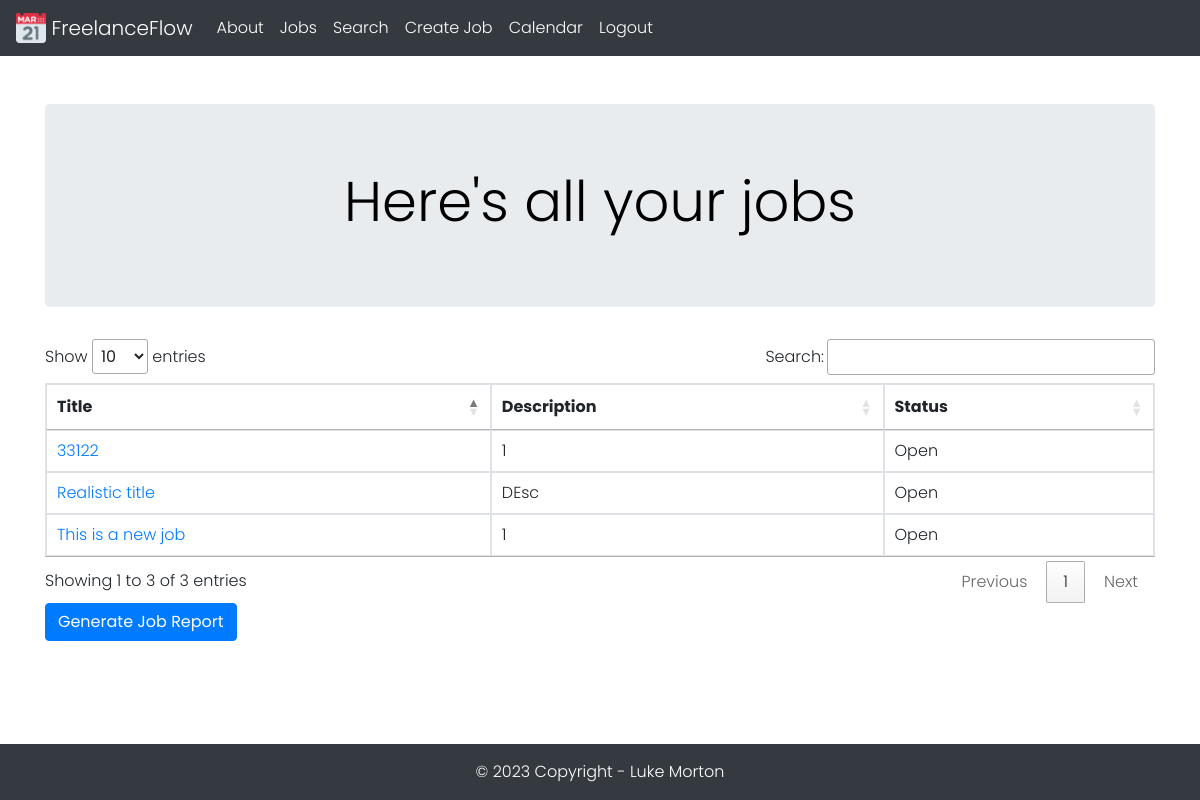
Before: /jobs (signed in) with the older database file.
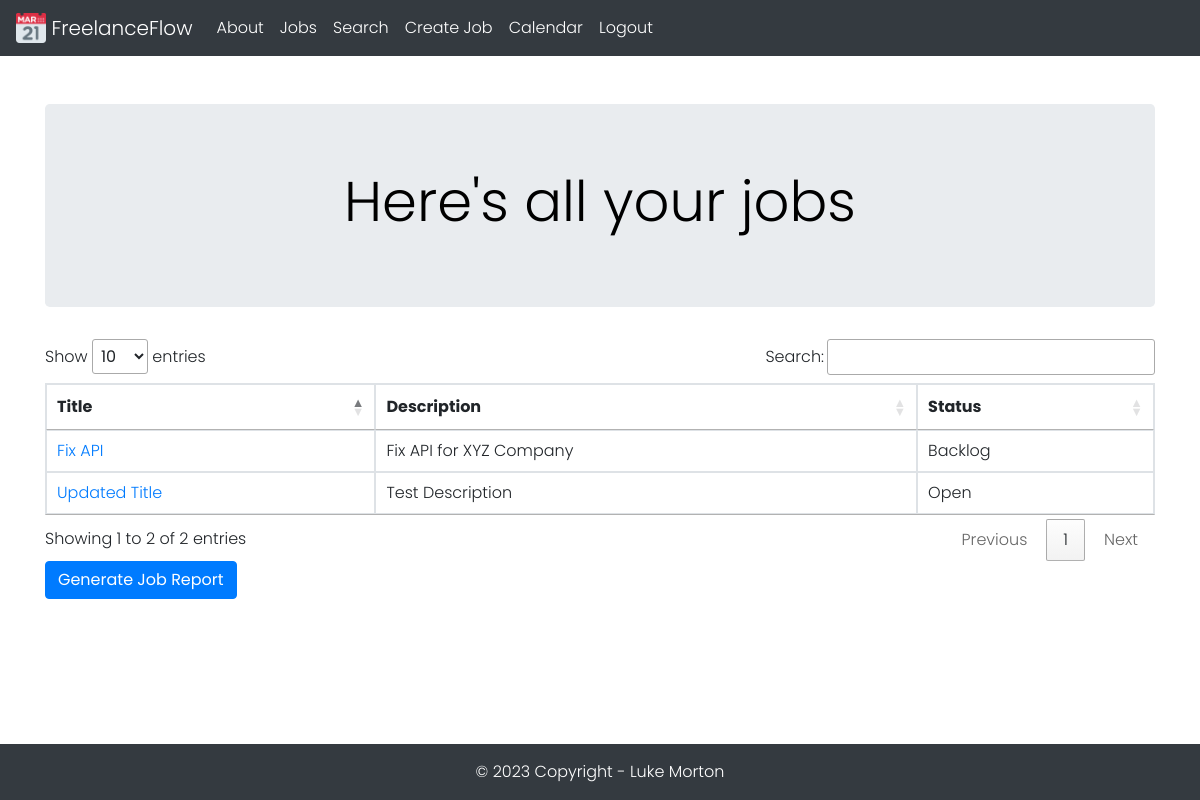
After: the same page with the newer database file.
### tables this page shows
CREATE TABLE Jobs (
    jobid INTEGER PRIMARY KEY AUTOINCREMENT,
    title TEXT NOT NULL,
    description TEXT NOT NULL,
    datecreated TEXT NOT NULL,
    deadline TEXT NOT NULL,
    status TEXT NOT NULL,
    quotation REAL NOT NULL,
    createdby INTEGER,
    FOREIGN KEY (createdby) REFERENCES Users(userid)
);

### application.py (the view)
@app.route('/jobs')
@login_required
def jobs():
    conn = database_connection()
    Jobs = conn.execute('SELECT * FROM Jobs WHERE createdby = ?', (current_user.id,)).fetchall()
    conn.close()
    if not Jobs:
        flash('Create your first job here!')
        return redirect(url_for('createjob'))
    else:
        return render_template('jobs.html', Jobs=Jobs)

### application.py (called while the page is built)
def database_connection():
    conn = sqlite3.connect('freelanceflow.db')
    conn.row_factory = sqlite3.Row
    return conn

@login_manager.user_loader
def load_user(user_id):
    conn = database_connection()
    user_data = conn.execute('SELECT * FROM Users WHERE userid = ?', (user_id,)).fetchone()
    conn.close()
    if user_data is None:
        return None
    user = User(user_data['userid'], user_data['emailaddress'], user_data['password'], user_data['firstname'], user_data['lastname'], user_data['username'], user_data['accounttype'])
    return user

### templates/jobs.html (shortened to what this page needs)
{% extends 'base.html' %}
{% block jumbotron_title %} Here's all your jobs {% endblock %}
{% block content %}
    <div class="container">
        <table id="job_table" class="table table-bordered table-hover">
            <thead>
                <tr>
                    <th>Title</th>
                    <th>Description</th>
                    <th>Status</th>
                </tr>
            </thead>
            <tbody>
                {% for Job in Jobs %}
                    <tr>
                        <td><a href="{{ url_for('job', job_id=Job['jobid']) }}">{{ Job['title'] }}</a></td>
                        <td>{{ Job['description'] }}</td>
                        <td>{{ Job['status'] }}</td>
                    </tr>
                {% endfor %}
            </tbody>
        </table>
        <a href="{{ url_for('generate_report') }}" class="btn btn-primary">Generate Job Report</a>
    </div>
{% endblock %}

### templates/base.html (shortened to what this page needs)
<!doctype html>
<html lang="en">
  <head>
    <link rel="stylesheet" href="https://cdn.jsdelivr.net/npm/bootstrap@4.4.1/dist/css/bootstrap.min.css">
    <link rel="stylesheet" href="https://cdn.datatables.net/1.13.6/css/jquery.dataTables.css">
    <link rel="stylesheet" href="../../static/css/style.css">
  </head>
  <body>
    <nav class="navbar navbar-expand-md navbar-dark bg-dark">
        <a class="navbar-brand" href="{{ url_for('index')}}">
          <img src="../../static/images/logo.png" width="30" height="30" class="d-inline-block align-top" alt="FreelanceFlow Logo">
          FreelanceFlow
        </a>
        <div class="collapse navbar-collapse" id="navbarNav">
            <ul class="navbar-nav">
              {% if current_user.is_authenticated %}
                <li class="nav-item active">
                  <a class="nav-link" href="{{ url_for('about')}}">About</a>
                </li>
                <li class="nav-item active">
                  <a class="nav-link" href="{{ url_for('jobs')}}">Jobs</a>
                </li>
                <li class="nav-item active">
                  <a class="nav-link" href="{{ url_for('search')}}">Search</a>
                </li>
                <li class="nav-item active">
                  <a class="nav-link" href="{{ url_for('createjob')}}">Create Job</a>
                </li>
                <li class="nav-item active">
                  <a class="nav-link" href="{{ url_for('calendar')}}">Calendar</a>
                </li>
                <li class="nav-item active">
                  <a class="nav-link" href="{{ url_for('logout')}}">Logout</a>
                </li>
              {% endif %}
            </ul>
        </div>
    </nav>
    <div class="content">
      <div class="container mt-5">
          <div class="jumbotron text-center">
              <h1 class="display-4">{% block jumbotron_title %}{% endblock %}</h1>
          </div>
      </div>
      {% block content %} {% endblock %}
    </div>
    <footer class="bg-dark text-white text-center text-lg-start fixed-bottom">
      <div class="text-center p-3">
        © 2023 Copyright - Luke Morton
      </div>
    </footer>
  </body>
</html>

### static/css/style.css (style rules this page uses)
* { margin: 0 }
html, body { width: 100%; }
body { background-color: rgb(255, 255, 255); font-family: 'Poppins', sans-serif; font-weight: 300; padding-bottom: 120px; }
h1 { color: rgb(0, 0, 0); text-align: center; }

Changed rows visible on the page:
removed Jobs: title "This is a new job", description "1", status "Open"
removed Jobs: title "33122", description "1", status "Open"
removed Jobs: title "Realistic title", description "DEsc", status "Open"
added Jobs: title "Updated Title", description "Test Description", status "Open"
added Jobs: title "Fix API", description "Fix API for XYZ Company", status "Backlog"
Other visible differences:
text written by a page script: "Show entries Search: Showing 1 to 3 of 3 entries Previous 1 Next" → "Show entries Search: Showing 1 to 2 of 2 entries Previous 1 Next"
